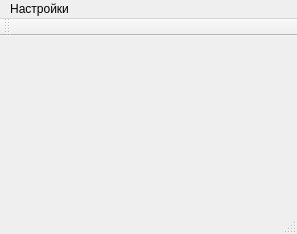
<?xml version="1.0" encoding="UTF-8"?>
<ui version="4.0">
 <class>MainWindow</class>
 <widget class="QMainWindow" name="MainWindow">
  <property name="geometry">
   <rect>
    <x>0</x>
    <y>0</y>
    <width>297</width>
    <height>234</height>
   </rect>
  </property>
  <property name="sizePolicy">
   <sizepolicy hsizetype="Minimum" vsizetype="Minimum">
    <horstretch>0</horstretch>
    <verstretch>0</verstretch>
   </sizepolicy>
  </property>
  <property name="windowTitle">
   <string>Evolution</string>
  </property>
  <widget class="QWidget" name="centralWidget"/>
  <widget class="QMenuBar" name="menuBar">
   <property name="geometry">
    <rect>
     <x>0</x>
     <y>0</y>
     <width>297</width>
     <height>21</height>
    </rect>
   </property>
   <widget class="QMenu" name="menu_settings">
    <property name="title">
     <string>Настройки</string>
    </property>
    <addaction name="open_settings"/>
    <addaction name="close_settings"/>
   </widget>
   <addaction name="menu_settings"/>
  </widget>
  <widget class="QToolBar" name="mainToolBar">
   <attribute name="toolBarArea">
    <enum>TopToolBarArea</enum>
   </attribute>
   <attribute name="toolBarBreak">
    <bool>false</bool>
   </attribute>
  </widget>
  <widget class="QStatusBar" name="statusBar"/>
  <action name="open_settings">
   <property name="text">
    <string>Открыть</string>
   </property>
  </action>
  <action name="close_settings">
   <property name="text">
    <string>Закрыть</string>
   </property>
  </action>
 </widget>
 <layoutdefault spacing="6" margin="11"/>
 <resources/>
 <connections/>
</ui>
